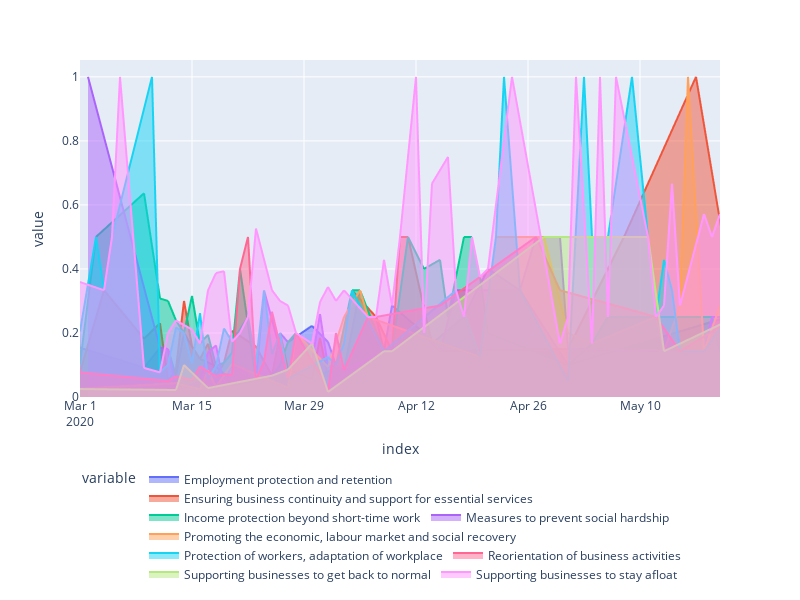

The notebook cell this image was saved under:
### Code cell
spain_df = pd.DataFrame(pwdb_df.copy())

spain_df.date = pd.to_datetime(spain_df.date).dt.date

dates = spain_df.date.unique()

result_df = {}
for date in dates:
    result_df[date] = spain_df[spain_df.date == date]['pwdb_category'].explode().value_counts(normalize=True)
time_plot_df = pd.DataFrame(result_df).T

time_plot_df.sort_index(inplace=True)

fig = px.line(time_plot_df, x=time_plot_df.index, y=time_plot_df.columns,
              range_x=['2020-03-01', '2020-5-20'],
              height=600, width=800,
              )
fig.update_layout(legend=dict(
    orientation="h",
    yanchor="top",
    y=-0.20,
    xanchor="left",
    x=0
)
)
fig.update_traces(connectgaps=True,
                  fill='tozeroy')
fig.show()

### Figure 1 — Plotly figure (JSON) as saved in the notebook; plotly's stock layout.template omitted (floating-point values rounded to 4 significant figures; data arrays with more than 128 entries replaced by an {"elided": "..."} marker saying what was removed)
{"data": [{"connectgaps": true, "fill": "tozeroy", "hovertemplate": "variable=Employment protection and retention<br>index=%{x}<br>value=%{y}<extra></extra>", "legendgroup": "Employment protection and retention", "line": {"color": "#636efa", "dash": "solid"}, "mode": "lines", "name": "Employment protection and retention", "showlegend": true, "type": "scattergl", "x": {"elided": "335 str values"}, "xaxis": "x", "y": {"elided": "335 float values"}, "yaxis": "y"}, {"connectgaps": true, "fill": "tozeroy", "hovertemplate": "variable=Ensuring business continuity and support for essential services<br>index=%{x}<br>value=%{y}<extra></extra>", "legendgroup": "Ensuring business continuity and support for essential services", "line": {"color": "#EF553B", "dash": "solid"}, "mode": "lines", "name": "Ensuring business continuity and support for essential services", "showlegend": true, "type": "scattergl", "x": {"elided": "335 str values"}, "xaxis": "x", "y": {"elided": "335 float values"}, "yaxis": "y"}, {"connectgaps": true, "fill": "tozeroy", "hovertemplate": "variable=Income protection beyond short-time work<br>index=%{x}<br>value=%{y}<extra></extra>", "legendgroup": "Income protection beyond short-time work", "line": {"color": "#00cc96", "dash": "solid"}, "mode": "lines", "name": "Income protection beyond short-time work", "showlegend": true, "type": "scattergl", "x": {"elided": "335 str values"}, "xaxis": "x", "y": {"elided": "335 float values"}, "yaxis": "y"}, {"connectgaps": true, "fill": "tozeroy", "hovertemplate": "variable=Measures to prevent social hardship<br>index=%{x}<br>value=%{y}<extra></extra>", "legendgroup": "Measures to prevent social hardship", "line": {"color": "#ab63fa", "dash": "solid"}, "mode": "lines", "name": "Measures to prevent social hardship", "showlegend": true, "type": "scattergl", "x": {"elided": "335 str values"}, "xaxis": "x", "y": {"elided": "335 float values"}, "yaxis": "y"}, {"connectgaps": true, "fill": "tozeroy", "hovertemplate": "variable=Promoting the economic, labour market and social recovery<br>index=%{x}<br>value=%{y}<extra></extra>", "legendgroup": "Promoting the economic, labour market and social recovery", "line": {"color": "#FFA15A", "dash": "solid"}, "mode": "lines", "name": "Promoting the economic, labour market and social recovery", "showlegend": true, "type": "scattergl", "x": {"elided": "335 str values"}, "xaxis": "x", "y": {"elided": "335 float values"}, "yaxis": "y"}, {"connectgaps": true, "fill": "tozeroy", "hovertemplate": "variable=Protection of workers, adaptation of workplace<br>index=%{x}<br>value=%{y}<extra></extra>", "legendgroup": "Protection of workers, adaptation of workplace", "line": {"color": "#19d3f3", "dash": "solid"}, "mode": "lines", "name": "Protection of workers, adaptation of workplace", "showlegend": true, "type": "scattergl", "x": {"elided": "335 str values"}, "xaxis": "x", "y": {"elided": "335 float values"}, "yaxis": "y"}, {"connectgaps": true, "fill": "tozeroy", "hovertemplate": "variable=Reorientation of business activities<br>index=%{x}<br>value=%{y}<extra></extra>", "legendgroup": "Reorientation of business activities", "line": {"color": "#FF6692", "dash": "solid"}, "mode": "lines", "name": "Reorientation of business activities", "showlegend": true, "type": "scattergl", "x": {"elided": "335 str values"}, "xaxis": "x", "y": {"elided": "335 float values"}, "yaxis": "y"}, {"connectgaps": true, "fill": "tozeroy", "hovertemplate": "variable=Supporting businesses to get back to normal<br>index=%{x}<br>value=%{y}<extra></extra>", "legendgroup": "Supporting businesses to get back to normal", "line": {"color": "#B6E880", "dash": "solid"}, "mode": "lines", "name": "Supporting businesses to get back to normal", "showlegend": true, "type": "scattergl", "x": {"elided": "335 str values"}, "xaxis": "x", "y": {"elided": "335 float values"}, "yaxis": "y"}, {"connectgaps": true, "fill": "tozeroy", "hovertemplate": "variable=Supporting businesses to stay afloat<br>index=%{x}<br>value=%{y}<extra></extra>", "legendgroup": "Supporting businesses to stay afloat", "line": {"color": "#FF97FF", "dash": "solid"}, "mode": "lines", "name": "Supporting businesses to stay afloat", "showlegend": true, "type": "scattergl", "x": {"elided": "335 str values"}, "xaxis": "x", "y": {"elided": "335 float values"}, "yaxis": "y"}], "layout": {"height": 600, "legend": {"orientation": "h", "title": {"text": "variable"}, "tracegroupgap": 0, "x": 0, "xanchor": "left", "y": -0.2, "yanchor": "top"}, "margin": {"t": 60}, "width": 800, "xaxis": {"anchor": "y", "domain": [0.0, 1.0], "range": ["2020-03-01", "2020-5-20"], "title": {"text": "index"}}, "yaxis": {"anchor": "x", "domain": [0.0, 1.0], "title": {"text": "value"}}}}
